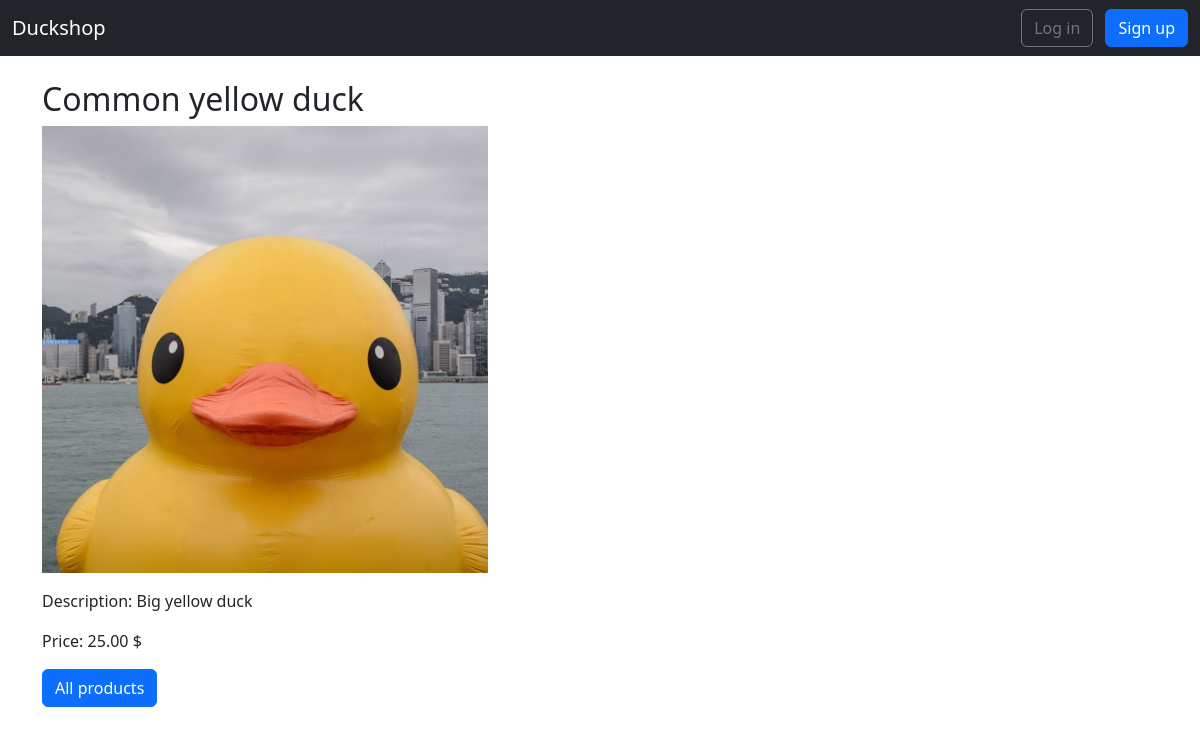
/1/, run on the app's committed database.
### pages/models.py (models this page shows, shortened)
class Product(models.Model):
    title = models.CharField(max_length=255)
    description = models.TextField()
    price = models.DecimalField(max_digits=8, decimal_places=2)
    image = models.ImageField(upload_to='images/')

### pages/views.py (the view)
# urls.py: path('<int:pk>/', views.ProductDetailView.as_view(), name='product_detail'),
class ProductDetailView(DetailView):
    model = models.Product
    template_name = 'product_detail.html'

### templates/product_detail.html
{% extends 'base.html' %}
{% block content %}
<div class="article-entry">
    <h2>{{ object.title }}</h2>
    <p><img src="{{ MEDIA_URL }}{{ product.image.url }}" style="width: 40%;"><p>
    <p>Description: {{ object.description }}</p>
    <p>Price: {{ object.price }} $</p>
</div>
    <p><a class="btn btn-primary" href="{% url 'home' %}">All products</a></p>
{% endblock content %}

### data on the page
Product: title "Common yellow duck", image (picture), description "Big yellow duck", price "25.00"
